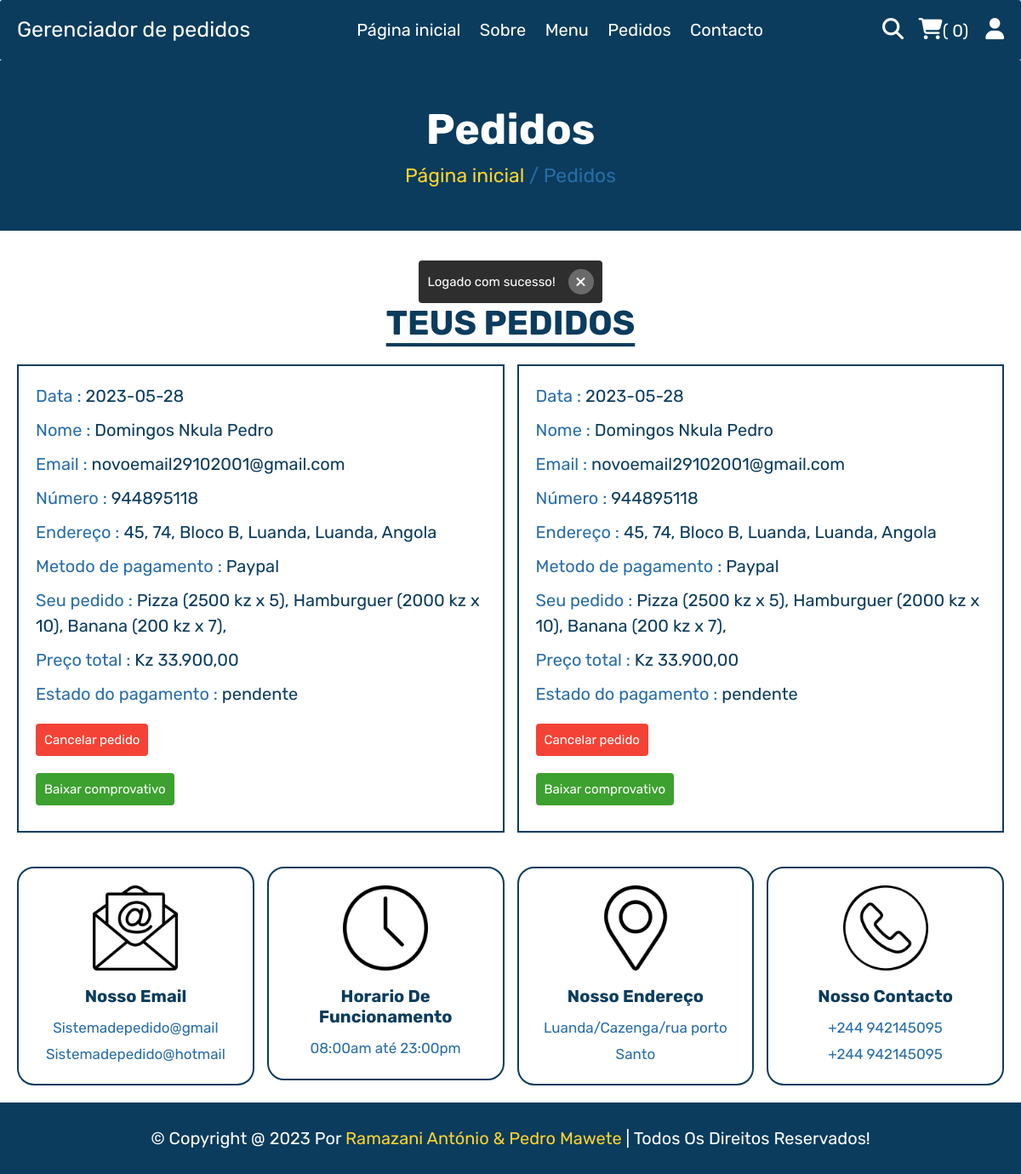
Page /pedidos.php (signed in) on the committed database.
### tables this page shows
CREATE TABLE `pedidos` (
  `id` varchar(255) NOT NULL,
  `user_id` int(100) NOT NULL,
  `nome` varchar(20) NOT NULL,
  `contacto` varchar(10) NOT NULL,
  `email` varchar(50) NOT NULL,
  `metodo` varchar(50) NOT NULL,
  `endereço` varchar(500) NOT NULL,
  `total_produtos` text NOT NULL,
  `total_preço` int(100) NOT NULL,
  `data` date NOT NULL DEFAULT current_timestamp(),
  `estado_pagamento` varchar(20) NOT NULL DEFAULT '1',
  `confirmacao_cliente` varchar(20) DEFAULT 'false',
  PRIMARY KEY (`id`)
);

### functions/pegarEstado.php (called while the page is built, shortened)
<?php
function pegarEstado($numero_do_estado){
    if($numero_do_estado == '1'):
        return "pendente";
    endif;
}

### pedidos.php (the view, shortened to what this page needs)
<?php
include __DIR__ . './components/connect.php';
include_once __DIR__ . './functions/pegarEstado.php';
if(isset($_SESSION['user_id'])){
   $user_id = $_SESSION['user_id'];
}else{
   $user_id = '';
   header('location:home.php');
};
?>
<!DOCTYPE html>
<html lang="pt-br">
<head>
   <link rel="stylesheet" href="https://cdnjs.cloudflare.com/ajax/libs/font-awesome/6.1.1/css/all.min.css">
   <link rel="stylesheet" href="./css/animate.min.css">
   <link rel="stylesheet" href="css/style.css">
</head>
<body>
<?php include __DIR__ . './components/usuario_cabeçalho.php'; ?>
<div class="heading">
   <h3>Pedidos</h3>
   <p><a href="html.php">Página inicial</a> <span> / Pedidos</span></p>
</div>
<section class="orders">
   <?php include_once __DIR__ . './components/html_mensagens_flash.php'; ?>
   <h1 class="titulo">Teus pedidos</h1>
   <div class="box-container">
   <?php
      if($user_id == ''):
         echo '<p class="empty">por favor inicie a sessão antes, para visualizar os pedidos</p>';
      else:
         $select_orders = $conn->prepare("SELECT * FROM `pedidos` WHERE user_id = ?");
         $select_orders->execute([$user_id]);
         $all_fetch_orders = $select_orders->fetchAll(PDO::FETCH_ASSOC);
         if(count($all_fetch_orders) > 0):
            foreach($all_fetch_orders as $fetch_orders):
               $all_produts = json_decode($fetch_orders['total_produtos'], true);
   ?>
   <div class="box">
      <p>Data : <span><?= $fetch_orders['data']; ?></span></p>
      <p>Nome : <span><?= $fetch_orders['nome']; ?></span></p>
      <p>Email : <span><?= $fetch_orders['email']; ?></span></p>
      <p>Número : <span><?= $fetch_orders['contacto']; ?></span></p>
      <p>Endereço : <span><?= $fetch_orders['endereço']; ?></span></p>
      <p>Metodo de pagamento : <span><?= $fetch_orders['metodo']; ?></span></p>
      <p>Seu pedido : <span>
         <?php
            foreach($all_produts as $product):
               $produto = $product['pedido'];
               echo "{$produto['nome']} ({$produto['preco']} kz x {$produto['qntd']}), \n";
            endforeach;
         ?>
      </span></p>
      <p>Preço total : <span>Kz <?= number_format($fetch_orders['total_preço'], 2, ",", ".") ; ?></span></p>
      <p>Estado do pagamento : <span style="color:<?php ?>"><?= pegarEstado($fetch_orders['estado_pagamento']); ?></span> </p>
      <?php if($fetch_orders['estado_pagamento'] == '1' && $fetch_orders['confirmacao_cliente'] != "true"): ?>
         <a class="btn-cancelar-pedido" href="functions/cancelar_pedido.php?id_pedido=<?= $fetch_orders['id']; ?>">
               Cancelar pedido
         </a>
      <?php endif; ?>
      <?php
         if($fetch_orders['estado_pagamento'] != '0'):
      ?>
      <a class="btn-cancelar-pedido ok" href="generator-pdf.php?idPedido=<?= $fetch_orders['id']; ?>">
                  Baixar comprovativo
      </a>
      <?php endif; ?>
   </div>
   <?php
         endforeach;
         else:
            echo '<p class="empty">nenhum pedido feito ainda!</p>';
         endif;
      endif;
   ?>
   </div>
</section>
<?php include 'components/footer.php'; ?>
</body>
</html>

### css/style.css (style rules this page uses)
:root { --yellow:#fed330; --red:#e74c3c; --white:#fff; --black:#0B3C5D; --light-color:#286DA8; --border:.2rem solid var(--black); }
* { font-family: 'Rubik', sans-serif; margin:0; padding:0; box-sizing: border-box; outline: none; border: none; text-decoration: none; }
html { font-size: 62.5%; overflow-x: hidden; scroll-behavior: smooth; stop-opacity: 7rem; }
section { margin:0 auto; max-width: 1200px; padding:2rem; }
.titulo { text-align: center; margin-bottom: 2.5rem; font-size: 4rem; color:var(--black); text-transform: uppercase; text-decoration: underline; text-underline-offset: 1rem; }
.heading { display: flex; align-items: center; justify-content: center; gap:1rem; flex-flow: column; background-color: var(--black); min-height: 20rem; }
.heading h3 { font-size: 5rem; color:var(--white); text-transform: capitalize; }
.heading p { font-size: 2.3rem; color:var(--light-color); }
.heading p a { color:var(--yellow); }
.orders .box-container { display: flex; flex-wrap: wrap; gap:1.5rem; align-items: flex-start; }
.orders .box-container .box { padding:1rem 2rem; border:var(--border); flex:1 1 40rem; }
.orders .box-container .box p { line-height: 1.5; margin:1rem 0; font-size: 2rem; color:var(--light-color); }
.orders .box-container .box p span { color:var(--black); }
.box .btn-cancelar-pedido { background-color: #F44336; padding: 1rem; color: #fff; font-size: 1.5rem; border-radius: 4px; margin: 2rem 0px; display: block; width: fit-content; }
.box .btn-cancelar-pedido.ok { background-color: #3ca12f; }

### rows in the picture
pedidos: data "2023-05-28", nome "Domingos Nkula Pedro", email "novoemail29102001@gmail.com", contacto "944895118", endereço "45, 74, Bloco B, Luanda, Luanda, Angola", metodo "Paypal", nome "Pizza", preco "2500", qntd "5", nome "Hamburguer", preco "2000", qntd "10", nome "Banana", preco "200", qntd "7", total_preço "33.900,00", estado_pagamento "pendente"
pedidos: data "2023-05-28", nome "Domingos Nkula Pedro", email "novoemail29102001@gmail.com", contacto "944895118", endereço "45, 74, Bloco B, Luanda, Luanda, Angola", metodo "Paypal", nome "Pizza", preco "2500", qntd "5", nome "Hamburguer", preco "2000", qntd "10", nome "Banana", preco "200", qntd "7", total_preço "33.900,00", estado_pagamento "pendente"

### other values in the picture
$total_cart_items "0"
$msg "Logado com sucesso!"
